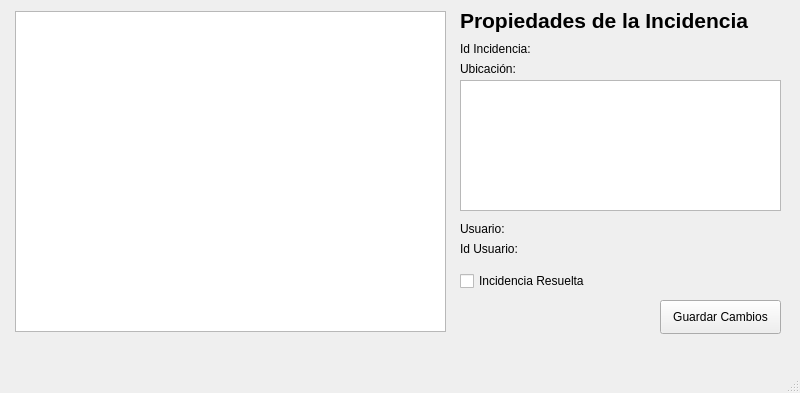
<?xml version="1.0" encoding="UTF-8"?>
<ui version="4.0">
 <class>VentanaPrincipal</class>
 <widget class="QMainWindow" name="VentanaPrincipal">
  <property name="geometry">
   <rect>
    <x>0</x>
    <y>0</y>
    <width>800</width>
    <height>393</height>
   </rect>
  </property>
  <property name="sizePolicy">
   <sizepolicy hsizetype="Fixed" vsizetype="Fixed">
    <horstretch>0</horstretch>
    <verstretch>0</verstretch>
   </sizepolicy>
  </property>
  <property name="windowTitle">
   <string>Incidencias</string>
  </property>
  <widget class="QWidget" name="centralwidget">
   <widget class="QListWidget" name="listWidget">
    <property name="geometry">
     <rect>
      <x>15</x>
      <y>11</y>
      <width>431</width>
      <height>321</height>
     </rect>
    </property>
   </widget>
   <widget class="QLabel" name="label">
    <property name="geometry">
     <rect>
      <x>460</x>
      <y>40</y>
      <width>91</width>
      <height>18</height>
     </rect>
    </property>
    <property name="text">
     <string>Id Incidencia:</string>
    </property>
   </widget>
   <widget class="QTextBrowser" name="textoDescripcion">
    <property name="geometry">
     <rect>
      <x>460</x>
      <y>80</y>
      <width>321</width>
      <height>131</height>
     </rect>
    </property>
   </widget>
   <widget class="QLabel" name="labelIdIncidencia_2">
    <property name="geometry">
     <rect>
      <x>550</x>
      <y>40</y>
      <width>201</width>
      <height>18</height>
     </rect>
    </property>
    <property name="text">
     <string/>
    </property>
   </widget>
   <widget class="QLabel" name="label_2">
    <property name="geometry">
     <rect>
      <x>460</x>
      <y>60</y>
      <width>71</width>
      <height>18</height>
     </rect>
    </property>
    <property name="text">
     <string>Ubicación:</string>
    </property>
   </widget>
   <widget class="QLabel" name="labelUbicacion">
    <property name="geometry">
     <rect>
      <x>530</x>
      <y>60</y>
      <width>201</width>
      <height>18</height>
     </rect>
    </property>
    <property name="text">
     <string/>
    </property>
   </widget>
   <widget class="QLabel" name="label_3">
    <property name="geometry">
     <rect>
      <x>460</x>
      <y>220</y>
      <width>61</width>
      <height>18</height>
     </rect>
    </property>
    <property name="text">
     <string>Usuario:</string>
    </property>
   </widget>
   <widget class="QLabel" name="labelUsuario">
    <property name="geometry">
     <rect>
      <x>510</x>
      <y>220</y>
      <width>201</width>
      <height>18</height>
     </rect>
    </property>
    <property name="text">
     <string/>
    </property>
   </widget>
   <widget class="QLabel" name="label_4">
    <property name="geometry">
     <rect>
      <x>460</x>
      <y>240</y>
      <width>71</width>
      <height>18</height>
     </rect>
    </property>
    <property name="text">
     <string>Id Usuario:</string>
    </property>
   </widget>
   <widget class="QLabel" name="labelIdUsuario">
    <property name="geometry">
     <rect>
      <x>530</x>
      <y>240</y>
      <width>201</width>
      <height>18</height>
     </rect>
    </property>
    <property name="text">
     <string/>
    </property>
   </widget>
   <widget class="QCheckBox" name="checkBox">
    <property name="geometry">
     <rect>
      <x>460</x>
      <y>270</y>
      <width>151</width>
      <height>22</height>
     </rect>
    </property>
    <property name="text">
     <string>Incidencia Resuelta</string>
    </property>
   </widget>
   <widget class="QLabel" name="label_5">
    <property name="geometry">
     <rect>
      <x>460</x>
      <y>0</y>
      <width>321</width>
      <height>41</height>
     </rect>
    </property>
    <property name="styleSheet">
     <string notr="true">font-weight: bold; font-size: 16pt;</string>
    </property>
    <property name="text">
     <string>Propiedades de la Incidencia</string>
    </property>
   </widget>
   <widget class="QPushButton" name="pushButton">
    <property name="geometry">
     <rect>
      <x>660</x>
      <y>300</y>
      <width>121</width>
      <height>34</height>
     </rect>
    </property>
    <property name="text">
     <string>Guardar Cambios</string>
    </property>
   </widget>
   <widget class="QLabel" name="label_6">
    <property name="geometry">
     <rect>
      <x>460</x>
      <y>290</y>
      <width>181</width>
      <height>18</height>
     </rect>
    </property>
    <property name="styleSheet">
     <string notr="true">font-size: 8pt; color: red; </string>
    </property>
    <property name="text">
     <string/>
    </property>
   </widget>
  </widget>
  <widget class="QMenuBar" name="menubar">
   <property name="geometry">
    <rect>
     <x>0</x>
     <y>0</y>
     <width>800</width>
     <height>30</height>
    </rect>
   </property>
  </widget>
  <widget class="QStatusBar" name="statusbar"/>
 </widget>
 <resources/>
 <connections/>
</ui>
